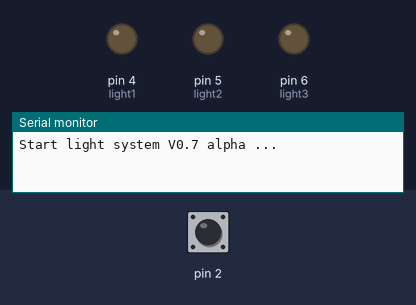
A sketch run on a simulated Arduino Uno, built with avr-gcc and run on an emulated ATmega328P. On the bench: output pins drawn as LEDs (lit = HIGH), the last lines printed to the serial monitor. The test bench sets the inputs (shaded band); at power-on: pin 2 HIGH.

Above: at 1.2 s.
1.3 s: pin 2 pulled LOW for 3.2 s
At 3.2 s:
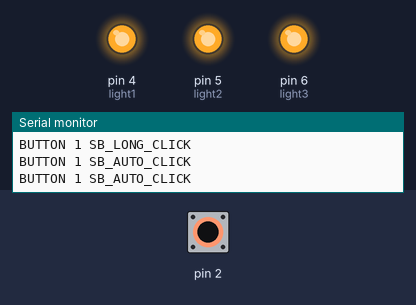
6.0 s: pin 2 pulled LOW for 0.15 s
At 7.1 s:
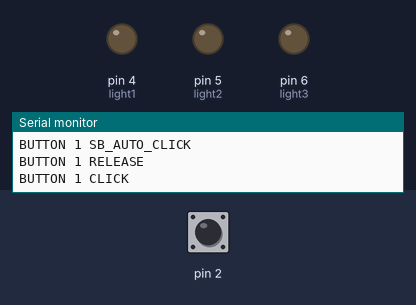
7.7 s: pin 2 pulled LOW for 1 s
At 8.8 s:
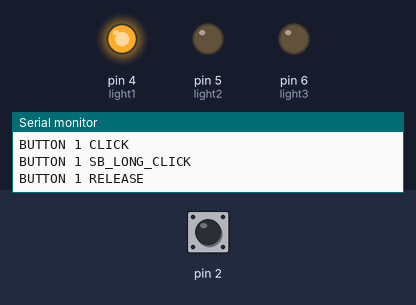
Timing chart, 0 to 10.7 s (numbered marks = the images above; inputs shaded):
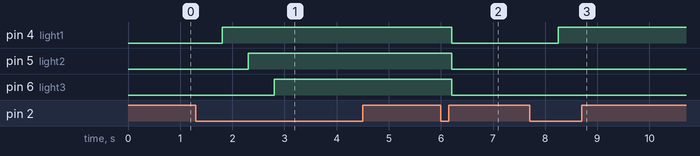

Measured:
- after the input at 1.3 s, pin 4 (light1): LOW → HIGH after 0.50 s; pin 5 (light2): LOW → HIGH after 1.0 s; pin 6 (light3): LOW → HIGH after 1.5 s
- after the input at 6.0 s, pin 4 (light1), pin 5 (light2), pin 6 (light3): HIGH → LOW after 0.21 s
- after the input at 7.7 s, pin 4 (light1): LOW → HIGH after 0.55 s

The sketch:

LIGHT_BT_corridor.ino
```cpp
#include "sav_button.h"
SButton  lbut1(2,100,500,1000,500);
int light1=4;
int light2=5;
int light3=6;
int lstatus=0;
int ldirection=1;
void setup() {
  // put your setup code here, to run once:
   lbut1.begin();
   pinMode(light1, OUTPUT);
   pinMode(light2, OUTPUT);
   pinMode(light3, OUTPUT);


   Serial.begin(115200);
   Serial.println("Start light system V0.7 alpha ...");
}

void loop() {
  // put your main code here, to run repeatedly:
switch( lbut1.Loop() ){
      case SB_AUTO_CLICK:
      Serial.println("BUTTON 1 SB_AUTO_CLICK");
      if(ldirection==0 && lstatus>0){lstatus--;}
      else if(ldirection==1 && lstatus<3){lstatus++;}
      break;
      case SB_LONG_CLICK:
         Serial.println("BUTTON 1 SB_LONG_CLICK");
         if(ldirection==0 && lstatus>0){lstatus--;}
         else if(ldirection==1 && lstatus<3){lstatus++;}
         break;
      case SB_RELEASE:
         Serial.println("BUTTON 1 RELEASE");
         //digitalWrite(light1,LOW);
         // digitalWrite(light2,LOW);
         // digitalWrite(light3,LOW);
         if(ldirection==0){ldirection=1;}
         else if(ldirection==1){ldirection=0;}
         break;
      case SB_CLICK:
         Serial.println("BUTTON 1 CLICK");
         if(lstatus==0){lstatus=3; ldirection=0;}
         else {lstatus=0; ldirection=1;}
         //digitalWrite(light1,HIGH);
         // digitalWrite(light2,HIGH);
         //digitalWrite(light3,HIGH);
         break;
   }

switch (lstatus)
{
 case 0:
    digitalWrite(light1,LOW);
    digitalWrite(light2,LOW);
    digitalWrite(light3,LOW);
    break;
 case 1:
    digitalWrite(light1,HIGH);
    digitalWrite(light2,LOW);
    digitalWrite(light3,LOW);
    break;
 case 2:
    digitalWrite(light1,HIGH);
    digitalWrite(light2,HIGH);
    digitalWrite(light3,LOW);
    break;
 case 3:
    digitalWrite(light1,HIGH);
    digitalWrite(light2,HIGH);
    digitalWrite(light3,HIGH);
    break;
}


}
```
